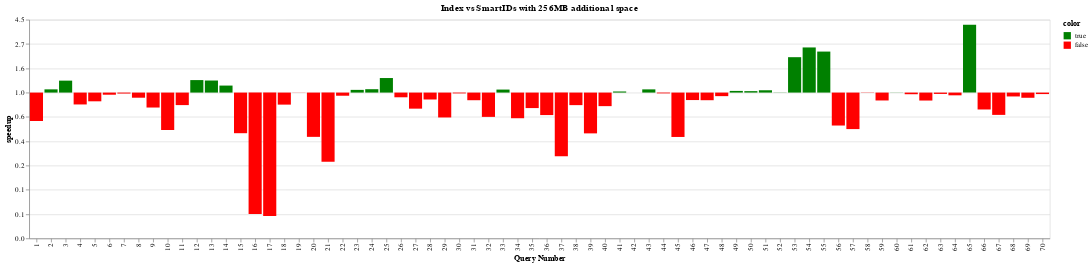

Write notebook code for a chart like this one.
### Code cell
chart = plot_speedup("Index vs SmartIDs", index_v_smartids, 4)
chart

### Figure 1 — Vega-Lite specification as saved in the notebook (floating-point values rounded to 4 significant figures)
{"$schema": "https://vega.github.io/schema/vega-lite/v4.17.0.json", "config": {"view": {"continuousHeight": 300, "continuousWidth": 400}}, "data": {"name": "data-1b6eea2ef75976d452341cf75337ca15"}, "datasets": {"data-1b6eea2ef75976d452341cf75337ca15": [{"budget": 4, "color": false, "expt_name": "index", "log_speedup": -0.5846, "query_name": "query1", "query_num": 1, "running_time": 0.03303, "speedup": 0.5573}, {"budget": 4, "color": true, "expt_name": "index", "log_speedup": 0.06644, "query_name": "query2", "query_num": 2, "running_time": 0.00949, "speedup": 1.069}, {"budget": 4, "color": true, "expt_name": "index", "log_speedup": 0.2459, "query_name": "query3", "query_num": 3, "running_time": 0.008739, "speedup": 1.279}, {"budget": 4, "color": false, "expt_name": "index", "log_speedup": -0.2443, "query_name": "query4", "query_num": 4, "running_time": 0.01639, "speedup": 0.7832}, {"budget": 4, "color": false, "expt_name": "index", "log_speedup": -0.1796, "query_name": "query5", "query_num": 5, "running_time": 0.05973, "speedup": 0.8356}, {"budget": 4, "color": false, "expt_name": "index", "log_speedup": -0.04397, "query_name": "query6", "query_num": 6, "running_time": 1.306, "speedup": 0.957}, {"budget": 4, "color": false, "expt_name": "index", "log_speedup": -0.01969, "query_name": "query7", "query_num": 7, "running_time": 0.394, "speedup": 0.9805}, {"budget": 4, "color": false, "expt_name": "index", "log_speedup": -0.1056, "query_name": "query8", "query_num": 8, "running_time": 2.974, "speedup": 0.8998}, {"budget": 4, "color": false, "expt_name": "index", "log_speedup": -0.3076, "query_name": "query9", "query_num": 9, "running_time": 0.1663, "speedup": 0.7352}, {"budget": 4, "color": false, "expt_name": "index", "log_speedup": -0.7701, "query_name": "query10", "query_num": 10, "running_time": 0.1114, "speedup": 0.463}, {"budget": 4, "color": false, "expt_name": "index", "log_speedup": -0.2575, "query_name": "query11", "query_num": 11, "running_time": 0.2298, "speedup": 0.773}, {"budget": 4, "color": true, "expt_name": "index", "log_speedup": 0.2571, "query_name": "query12", "query_num": 12, "running_time": 0.3612, "speedup": 1.293}, {"budget": 4, "color": true, "expt_name": "index", "log_speedup": 0.2482, "query_name": "query13", "query_num": 13, "running_time": 0.1746, "speedup": 1.282}, {"budget": 4, "color": true, "expt_name": "index", "log_speedup": 0.1443, "query_name": "query14", "query_num": 14, "running_time": 0.6321, "speedup": 1.155}, {"budget": 4, "color": false, "expt_name": "index", "log_speedup": -0.8358, "query_name": "query15", "query_num": 15, "running_time": 0.316, "speedup": 0.4335}, {"budget": 4, "color": false, "expt_name": "index", "log_speedup": -2.496, "query_name": "query16", "query_num": 16, "running_time": 0.4459, "speedup": 0.0824}, {"budget": 4, "color": false, "expt_name": "index", "log_speedup": -2.538, "query_name": "query17", "query_num": 17, "running_time": 0.4228, "speedup": 0.07904}, {"budget": 4, "color": false, "expt_name": "index", "log_speedup": -0.2478, "query_name": "query18", "query_num": 18, "running_time": 0.3258, "speedup": 0.7805}, {"budget": 4, "color": false, "expt_name": "index", "log_speedup": -0.002559, "query_name": "query19", "query_num": 19, "running_time": 4.198, "speedup": 0.9974}, {"budget": 4, "color": false, "expt_name": "index", "log_speedup": -0.9111, "query_name": "query20", "query_num": 20, "running_time": 0.8422, "speedup": 0.4021}, {"budget": 4, "color": false, "expt_name": "index", "log_speedup": -1.422, "query_name": "query21", "query_num": 21, "running_time": 0.5019, "speedup": 0.2413}, {"budget": 4, "color": false, "expt_name": "index", "log_speedup": -0.06475, "query_name": "query22", "query_num": 22, "running_time": 1.864, "speedup": 0.9373}, {"budget": 4, "color": true, "expt_name": "index", "log_speedup": 0.05574, "query_name": "query23", "query_num": 23, "running_time": 1.59, "speedup": 1.057}, {"budget": 4, "color": true, "expt_name": "index", "log_speedup": 0.06962, "query_name": "query24", "query_num": 24, "running_time": 1.197, "speedup": 1.072}, {"budget": 4, "color": true, "expt_name": "index", "log_speedup": 0.2993, "query_name": "query25", "query_num": 25, "running_time": 0.1618, "speedup": 1.349}, {"budget": 4, "color": false, "expt_name": "index", "log_speedup": -0.0967, "query_name": "query26", "query_num": 26, "running_time": 0.6439, "speedup": 0.9078}, {"budget": 4, "color": false, "expt_name": "index", "log_speedup": -0.3307, "query_name": "query27", "query_num": 27, "running_time": 0.3034, "speedup": 0.7184}, {"budget": 4, "color": false, "expt_name": "index", "log_speedup": -0.1423, "query_name": "query28", "query_num": 28, "running_time": 0.8757, "speedup": 0.8674}, {"budget": 4, "color": false, "expt_name": "index", "log_speedup": -0.512, "query_name": "query29", "query_num": 29, "running_time": 0.5011, "speedup": 0.5993}, {"budget": 4, "color": false, "expt_name": "index", "log_speedup": -0.01687, "query_name": "query30", "query_num": 30, "running_time": 2.927, "speedup": 0.9833}, {"budget": 4, "color": false, "expt_name": "index", "log_speedup": -0.1571, "query_name": "query31", "query_num": 31, "running_time": 0.02698, "speedup": 0.8546}, {"budget": 4, "color": false, "expt_name": "index", "log_speedup": -0.5, "query_name": "query32", "query_num": 32, "running_time": 0.03994, "speedup": 0.6065}, {"budget": 4, "color": true, "expt_name": "index", "log_speedup": 0.06189, "query_name": "query33", "query_num": 33, "running_time": 1.088, "speedup": 1.064}, {"budget": 4, "color": false, "expt_name": "index", "log_speedup": -0.5278, "query_name": "query34", "query_num": 34, "running_time": 0.1404, "speedup": 0.5899}, {"budget": 4, "color": false, "expt_name": "index", "log_speedup": -0.3189, "query_name": "query35", "query_num": 35, "running_time": 0.04454, "speedup": 0.727}, {"budget": 4, "color": false, "expt_name": "index", "log_speedup": -0.4625, "query_name": "query36", "query_num": 36, "running_time": 0.3275, "speedup": 0.6297}, {"budget": 4, "color": false, "expt_name": "index", "log_speedup": -1.31, "query_name": "query37", "query_num": 37, "running_time": 0.3947, "speedup": 0.2699}, {"budget": 4, "color": false, "expt_name": "index", "log_speedup": -0.2581, "query_name": "query38", "query_num": 38, "running_time": 0.08499, "speedup": 0.7725}, {"budget": 4, "color": false, "expt_name": "index", "log_speedup": -0.8393, "query_name": "query39", "query_num": 39, "running_time": 0.2588, "speedup": 0.432}, {"budget": 4, "color": false, "expt_name": "index", "log_speedup": -0.2789, "query_name": "query40", "query_num": 40, "running_time": 0.2187, "speedup": 0.7566}, {"budget": 4, "color": true, "expt_name": "index", "log_speedup": 0.02255, "query_name": "query41", "query_num": 41, "running_time": 4.303, "speedup": 1.023}, {"budget": 4, "color": false, "expt_name": "index", "log_speedup": -0.0004778, "query_name": "query42", "query_num": 42, "running_time": 1.805, "speedup": 0.9995}, {"budget": 4, "color": true, "expt_name": "index", "log_speedup": 0.06601, "query_name": "query43", "query_num": 43, "running_time": 5.275, "speedup": 1.068}, {"budget": 4, "color": false, "expt_name": "index", "log_speedup": -0.0161, "query_name": "query44", "query_num": 44, "running_time": 0.8133, "speedup": 0.984}, {"budget": 4, "color": false, "expt_name": "index", "log_speedup": -0.9132, "query_name": "query45", "query_num": 45, "running_time": 0.6622, "speedup": 0.4012}, {"budget": 4, "color": false, "expt_name": "index", "log_speedup": -0.1538, "query_name": "query46", "query_num": 46, "running_time": 0.7866, "speedup": 0.8575}, {"budget": 4, "color": false, "expt_name": "index", "log_speedup": -0.1568, "query_name": "query47", "query_num": 47, "running_time": 1.588, "speedup": 0.8548}, {"budget": 4, "color": false, "expt_name": "index", "log_speedup": -0.0732, "query_name": "query48", "query_num": 48, "running_time": 1.154, "speedup": 0.9294}, {"budget": 4, "color": true, "expt_name": "index", "log_speedup": 0.03432, "query_name": "query49", "query_num": 49, "running_time": 3.441, "speedup": 1.035}, {"budget": 4, "color": true, "expt_name": "index", "log_speedup": 0.02969, "query_name": "query50", "query_num": 50, "running_time": 2.283, "speedup": 1.03}, {"budget": 4, "color": true, "expt_name": "index", "log_speedup": 0.0476, "query_name": "query51", "query_num": 51, "running_time": 4.91, "speedup": 1.049}, {"budget": 4, "color": true, "expt_name": "index", "log_speedup": 0.003329, "query_name": "query52", "query_num": 52, "running_time": 2.871, "speedup": 1.003}, {"budget": 4, "color": true, "expt_name": "index", "log_speedup": 0.7284, "query_name": "query53", "query_num": 53, "running_time": 0.06252, "speedup": 2.072}, {"budget": 4, "color": true, "expt_name": "index", "log_speedup": 0.9287, "query_name": "query54", "query_num": 54, "running_time": 0.0549, "speedup": 2.531}, {"budget": 4, "color": true, "expt_name": "index", "log_speedup": 0.8439, "query_name": "query55", "query_num": 55, "running_time": 0.07824, "speedup": 2.325}, {"budget": 4, "color": false, "expt_name": "index", "log_speedup": -0.678, "query_name": "query56", "query_num": 56, "running_time": 0.6883, "speedup": 0.5077}, {"budget": 4, "color": false, "expt_name": "index", "log_speedup": -0.7511, "query_name": "query57", "query_num": 57, "running_time": 0.6461, "speedup": 0.4718}, {"budget": 4, "color": false, "expt_name": "index", "log_speedup": -0.004999, "query_name": "query58", "query_num": 58, "running_time": 27.1, "speedup": 0.995}, {"budget": 4, "color": false, "expt_name": "index", "log_speedup": -0.1623, "query_name": "query59", "query_num": 59, "running_time": 0.1953, "speedup": 0.8502}, {"budget": 4, "color": true, "expt_name": "index", "log_speedup": 0.002691, "query_name": "query60", "query_num": 60, "running_time": 169.6, "speedup": 1.003}, {"budget": 4, "color": false, "expt_name": "index", "log_speedup": -0.03388, "query_name": "query61", "query_num": 61, "running_time": 9.905, "speedup": 0.9667}, {"budget": 4, "color": false, "expt_name": "index", "log_speedup": -0.1638, "query_name": "query62", "query_num": 62, "running_time": 1.312, "speedup": 0.849}, {"budget": 4, "color": false, "expt_name": "index", "log_speedup": -0.02747, "query_name": "query63", "query_num": 63, "running_time": 2.903, "speedup": 0.9729}, {"budget": 4, "color": false, "expt_name": "index", "log_speedup": -0.05629, "query_name": "query64", "query_num": 64, "running_time": 2.142, "speedup": 0.9453}, {"budget": 4, "color": true, "expt_name": "index", "log_speedup": 1.394, "query_name": "query65", "query_num": 65, "running_time": 0.02446, "speedup": 4.031}, {"budget": 4, "color": false, "expt_name": "index", "log_speedup": -0.3477, "query_name": "query66", "query_num": 66, "running_time": 0.9708, "speedup": 0.7063}, {"budget": 4, "color": false, "expt_name": "index", "log_speedup": -0.459, "query_name": "query67", "query_num": 67, "running_time": 0.7914, "speedup": 0.6319}, {"budget": 4, "color": false, "expt_name": "index", "log_speedup": -0.07966, "query_name": "query68", "query_num": 68, "running_time": 0.2732, "speedup": 0.9234}, {"budget": 4, "color": false, "expt_name": "index", "log_speedup": -0.1068, "query_name": "query69", "query_num": 69, "running_time": 0.184, "speedup": 0.8987}, {"budget": 4, "color": false, "expt_name": "index", "log_speedup": -0.03071, "query_name": "query70", "query_num": 70, "running_time": 5.341, "speedup": 0.9698}]}, "encoding": {"color": {"field": "color", "scale": {"domain": [true, false], "range": ["green", "red"]}, "type": "nominal"}, "x": {"axis": {"title": "Query Number"}, "field": "query_num", "type": "ordinal"}, "y": {"axis": {"format": ",.0f", "labelExpr": "format(exp(datum.value),',.1f')", "title": "speedup"}, "field": "log_speedup", "type": "quantitative"}}, "mark": "bar", "title": {"text": "Index vs SmartIDs with 256MB additional space"}}
